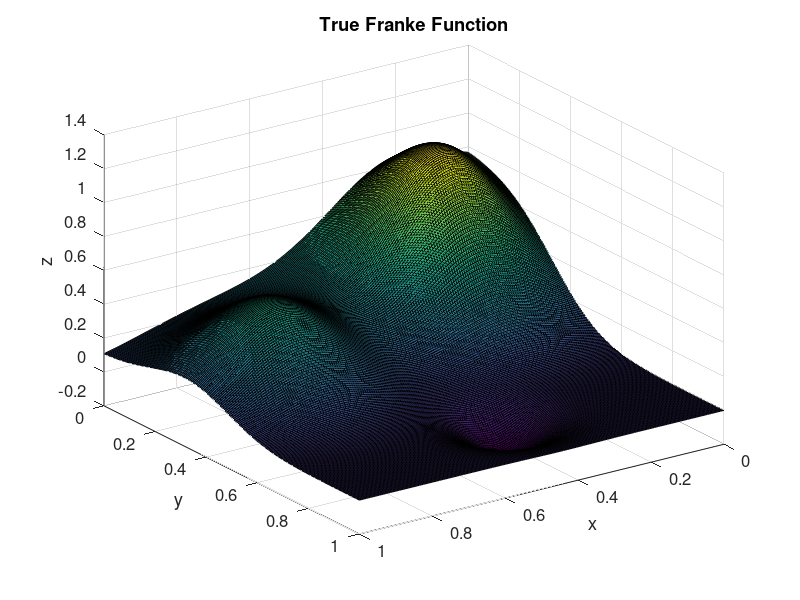
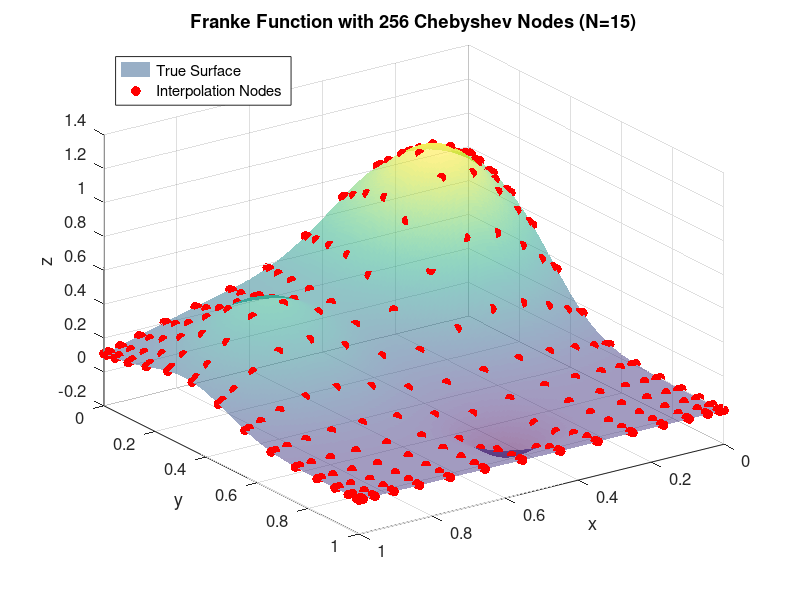

Write the MATLAB code that produced these figures, in order. (Note: this script raises an error after producing the figures.)
%% ========================================================================
% PS1, ECON-81360: Function Approximation
% Author: Problem Set 1 Solution
% Date: Fall 2025
% This script solves Problem 1 of the problem set: benchmarking 2D function
% approximation methods using the Franke function.
% =========================================================================

clear; clc; close all;

% Add functions directory to path
addpath('functions');

% Create results directory
if ~exist('results/figures_problem1', 'dir')
    mkdir('results/figures_problem1');
end

fprintf('=== Problem Set 1: Function Approximation Benchmarking ===\n\n');

%% 1. Setup: Define Franke Function and Benchmark Surface

% The Franke function is a standard benchmark for testing approximation methods
franke = @(x,y) (0.75 * exp(-((9*x-2).^2 + (9*y-2).^2)/4) + ...
                 0.75 * exp(-((9*x+1).^2/49 + (9*y+1).^2/10)) + ...
                 0.5 * exp(-((9*x-7).^2 + (9*y-3).^2)/4) - ...
                 0.2 * exp(-((9*x-4).^2 + (9*y-7).^2)));

% Create a fine grid for plotting the "true" function and calculating error
n_fine = 201;
grid_fine_1d = linspace(0, 1, n_fine);
[x_fine, y_fine] = ndgrid(grid_fine_1d, grid_fine_1d);
z_true = franke(x_fine, y_fine);

% Visualize the true function
figure('Name', 'Benchmark: Franke Function', 'Position', [100, 100, 800, 600]);
surf(x_fine, y_fine, z_true);
title('True Franke Function');
xlabel('x'); ylabel('y'); zlabel('z');
colormap('viridis');
view(145, 30);
set(gca, 'FontSize', 12);
grid on;
saveas(gcf, 'results/figures_problem1/01_franke_function.png');
fprintf('Step 1 Complete: True Franke function plotted and saved.\n');

%% ========================================================================
% Problem 1a: 2D Chebyshev Polynomial Approximation
% =========================================================================
fprintf('\n--- Running Problem 1a: Chebyshev Approximation ---\n');

% Parameters
N = 15; % Order of Chebyshev polynomial (number of nodes = N+1)
m = N + 1;

% 2.1. Grid Generation (Chebyshev Nodes)
% Using Chebyshev extrema (Gauss-Lobatto nodes)
k = (0:N)';
nodes_1d_cheb = 0.5 * (1 - cos(k * pi / N)); % Mapped to [0,1]
[x_nodes_cheb, y_nodes_cheb] = ndgrid(nodes_1d_cheb, nodes_1d_cheb);

% 2.2. Evaluate function on the grid
z_nodes_cheb = franke(x_nodes_cheb, y_nodes_cheb);

% Visualization: Show interpolation nodes on the true surface
figure('Name', 'Chebyshev Nodes', 'Position', [150, 150, 800, 600]);
surf(x_fine, y_fine, z_true, 'FaceAlpha', 0.5, 'EdgeColor', 'none');
hold on;
scatter3(x_nodes_cheb(:), y_nodes_cheb(:), z_nodes_cheb(:), 50, 'r', 'filled');
title(['Franke Function with ' num2str(m*m) ' Chebyshev Nodes (N=' num2str(N) ')']);
xlabel('x'); ylabel('y'); zlabel('z');
legend('True Surface', 'Interpolation Nodes', 'Location', 'northwest');
view(145, 30);
set(gca, 'FontSize', 12);
grid on;
saveas(gcf, 'results/figures_problem1/02_chebyshev_nodes.png');
fprintf('Generated %d Chebyshev nodes and plotted them.\n', m*m);

% 2.3. Coefficient Calculation
% This implements Eq. (13.44) from Miranda & Fackler
% First, construct the T_Km matrix (Chebyshev basis functions evaluated at nodes)
z_domain = cos(k * pi / N); % Nodes on canonical [-1,1] domain
T_Km = cos((0:N) .* acos(z_domain));

% Construct the scaling matrix D
c = ones(m, 1); c([1, m]) = 2;
D = diag(2 ./ (c * m));
D(1,1) = D(1,1)/2;

% Calculate coefficient matrix Gamma
F = z_nodes_cheb;
Gamma_cheb = D * T_Km' * F * T_Km * D;
fprintf('Calculated Chebyshev coefficients.\n');

% 2.4. Evaluation/Interpolation
% Create an evaluation function to compute the approximation on the fine grid
z_approx_cheb = cheb_eval_2d(Gamma_cheb, x_fine, y_fine);

% 2.5. Accuracy and Visualization
error_cheb = abs(z_true - z_approx_cheb);
max_err_cheb = max(error_cheb(:));
mean_err_cheb = mean(error_cheb(:));
fprintf('Chebyshev (N=%d): Max absolute error = %.4e, Mean absolute error = %.4e\n', ...
        N, max_err_cheb, mean_err_cheb);

% Plot the approximated surface and error
figure('Name', 'Chebyshev Approximation Result', 'Position', [200, 200, 1200, 500]);
subplot(1, 2, 1);
surf(x_fine, y_fine, z_approx_cheb);
title(['Chebyshev Approx. (N=' num2str(N) ')']);
xlabel('x'); ylabel('y'); zlabel('z');
view(145, 30); set(gca, 'FontSize', 12); grid on;

subplot(1, 2, 2);
surf(x_fine, y_fine, error_cheb);
title(['Absolute Error (Max = ' sprintf('%.2e', max_err_cheb) ')']);
xlabel('x'); ylabel('y'); zlabel('Error');
view(145, 30); set(gca, 'FontSize', 12); grid on;
saveas(gcf, 'results/figures_problem1/03_chebyshev_result.png');
fprintf('Plotted Chebyshev approximation and error.\n');

%% ========================================================================
% Problem 1b: Ordinary Polynomial Approximation
% =========================================================================
fprintf('\n--- Running Problem 1b: Ordinary Polynomial Approximation ---\n');

% Parameters
N_poly = 8; % Degree of polynomial. Note: Higher degrees become unstable fast!
m_poly = N_poly + 1;

% 3.1. Grid Generation (Uniform Nodes)
nodes_1d_poly = linspace(0, 1, m_poly);
[x_nodes_poly, y_nodes_poly] = ndgrid(nodes_1d_poly, nodes_1d_poly);

% 3.2. Evaluate function on the grid
z_nodes_poly = franke(x_nodes_poly, y_nodes_poly);

% Visualization: Show interpolation nodes on the true surface
figure('Name', 'Uniform Nodes', 'Position', [250, 250, 800, 600]);
surf(x_fine, y_fine, z_true, 'FaceAlpha', 0.5, 'EdgeColor', 'none');
hold on;
scatter3(x_nodes_poly(:), y_nodes_poly(:), z_nodes_poly(:), 50, 'b', 'filled');
title(['Franke Function with ' num2str(m_poly^2) ' Uniform Nodes (N=' num2str(N_poly) ')']);
xlabel('x'); ylabel('y'); zlabel('z');
legend('True Surface', 'Interpolation Nodes', 'Location', 'northwest');
view(145, 30);
set(gca, 'FontSize', 12); grid on;
saveas(gcf, 'results/figures_problem1/04_uniform_nodes.png');
fprintf('Generated %d uniform nodes and plotted them.\n', m_poly^2);

% 3.3. Coefficient Calculation
% Construct the Vandermonde-like matrix X
X_mat = zeros(m_poly^2, m_poly^2);
y_vec = z_nodes_poly(:);
idx = 1;
for i = 1:m_poly
    for j = 1:m_poly
        % Current point (x_i, y_j)
        px = x_nodes_poly(i,j);
        py = y_nodes_poly(i,j);
        
        % Create row for this point with basis functions x^p * y^q
        col_idx = 1;
        for p = 0:N_poly
            for q = 0:N_poly
                X_mat(idx, col_idx) = px^p * py^q;
                col_idx = col_idx + 1;
            end
        end
        idx = idx + 1;
    end
end

% Solve the linear system X*c = y for coefficients c
coeffs_poly = X_mat \ y_vec;

% Check condition number to see potential for instability
cond_X = cond(X_mat);
fprintf('Condition number of Vandermonde matrix is %.2e. High values indicate instability.\n', cond_X);
fprintf('Calculated Ordinary Polynomial coefficients.\n');

% 3.4. Evaluation/Interpolation
z_approx_poly = poly_eval_2d(coeffs_poly, N_poly, x_fine, y_fine);

% 3.5. Accuracy and Visualization
error_poly = abs(z_true - z_approx_poly);
max_err_poly = max(error_poly(:));
mean_err_poly = mean(error_poly(:));
fprintf('Ordinary Poly (N=%d): Max absolute error = %.4e, Mean absolute error = %.4e\n', ...
        N_poly, max_err_poly, mean_err_poly);

% Plot the approximated surface and error
figure('Name', 'Ordinary Polynomial Result', 'Position', [300, 300, 1200, 500]);
subplot(1, 2, 1);
surf(x_fine, y_fine, z_approx_poly);
title(['Ordinary Poly Approx. (N=' num2str(N_poly) ')']);
xlabel('x'); ylabel('y'); zlabel('z');
view(145, 30); set(gca, 'FontSize', 12); grid on;

subplot(1, 2, 2);
surf(x_fine, y_fine, error_poly);
title(['Absolute Error (Max = ' sprintf('%.2e', max_err_poly) ')']);
xlabel('x'); ylabel('y'); zlabel('Error');
view(145, 30); set(gca, 'FontSize', 12); grid on;
saveas(gcf, 'results/figures_problem1/05_polynomial_result.png');
fprintf('Plotted Ordinary Polynomial approximation and error.\n');

%% ========================================================================
% Problem 1c: Toolbox Implementations
% =========================================================================
fprintf('\n--- Running Problem 1c: Toolbox Implementations ---\n');

% MATLAB griddedInterpolant for Splines
F_spline = griddedInterpolant(x_nodes_poly, y_nodes_poly, z_nodes_poly, 'cubic');
z_approx_spline = F_spline(x_fine, y_fine);
error_spline = abs(z_true - z_approx_spline);
max_err_spline = max(error_spline(:));
fprintf('Cubic Spline (grid %dx%d): Max absolute error = %.4e\n', ...
        m_poly, m_poly, max_err_spline);

figure('Name', 'Cubic Spline Approximation', 'Position', [350, 350, 1200, 500]);
subplot(1,2,1); 
surf(x_fine, y_fine, z_approx_spline); 
title('Cubic Spline Approx.'); 
xlabel('x'); ylabel('y'); zlabel('z');
view(145, 30); set(gca, 'FontSize', 12); grid on;
subplot(1,2,2); 
surf(x_fine, y_fine, error_spline); 
title(['Spline Error (Max = ' sprintf('%.2e', max_err_spline) ')']); 
xlabel('x'); ylabel('y'); zlabel('Error');
view(145, 30); set(gca, 'FontSize', 12); grid on;
saveas(gcf, 'results/figures_problem1/06_spline_result.png');
fprintf('Cubic spline approximation complete.\n');

% MATLAB scatteredInterpolant
num_scattered = m_poly^2;
x_scatter = rand(num_scattered, 1);
y_scatter = rand(num_scattered, 1);
z_scatter = franke(x_scatter, y_scatter);

F_scatter = scatteredInterpolant(x_scatter, y_scatter, z_scatter, 'natural');
z_approx_scatter = F_scatter(x_fine, y_fine);
error_scatter = abs(z_true - z_approx_scatter);
max_err_scatter = max(error_scatter(:));
fprintf('Scattered Interpolant (%d points): Max absolute error = %.4e\n', ...
        num_scattered, max_err_scatter);

figure('Name', 'Scattered Data Interpolation', 'Position', [400, 400, 1200, 500]);
subplot(1,2,1); 
surf(x_fine, y_fine, z_approx_scatter); 
title('Scattered Data Approx.'); 
xlabel('x'); ylabel('y'); zlabel('z');
view(145, 30); set(gca, 'FontSize', 12); grid on;
subplot(1,2,2); 
surf(x_fine, y_fine, error_scatter); 
title(['Scattered Error (Max = ' sprintf('%.2e', max_err_scatter) ')']); 
xlabel('x'); ylabel('y'); zlabel('Error');
view(145, 30); set(gca, 'FontSize', 12); grid on;
saveas(gcf, 'results/figures_problem1/07_scattered_result.png');
fprintf('Scattered data interpolation complete.\n');

%% ========================================================================
% Summary Results
% =========================================================================
fprintf('\n=== SUMMARY RESULTS ===\n');
fprintf('Method Comparison (Maximum Absolute Error):\n');
fprintf('%-25s %12s\n', 'Method', 'Max Error');
fprintf('%-25s %12s\n', '------', '---------');
fprintf('%-25s %12.4e\n', 'Chebyshev (N=15)', max_err_cheb);
fprintf('%-25s %12.4e\n', 'Ordinary Poly (N=8)', max_err_poly);
fprintf('%-25s %12.4e\n', 'Cubic Spline', max_err_spline);
fprintf('%-25s %12.4e\n', 'Scattered Interpolant', max_err_scatter);

% Create summary table figure
figure('Name', 'Method Comparison', 'Position', [450, 450, 800, 400]);
methods = {'Chebyshev', 'Ord. Poly', 'Cubic Spline', 'Scattered'};
errors = [max_err_cheb, max_err_poly, max_err_spline, max_err_scatter];
bar(log10(errors));
set(gca, 'XTickLabel', methods);
title('Approximation Method Comparison (Log10 Scale)');
ylabel('Log10(Maximum Absolute Error)');
grid on; set(gca, 'FontSize', 12);
for i = 1:length(errors)
    text(i, log10(errors(i))+0.1, sprintf('%.2e', errors(i)), ...
         'HorizontalAlignment', 'center', 'FontSize', 10);
end
saveas(gcf, 'results/figures_problem1/08_method_comparison.png');

fprintf('\nAll figures saved to results/figures_problem1/\n');
fprintf('Problem 1 complete!\n');